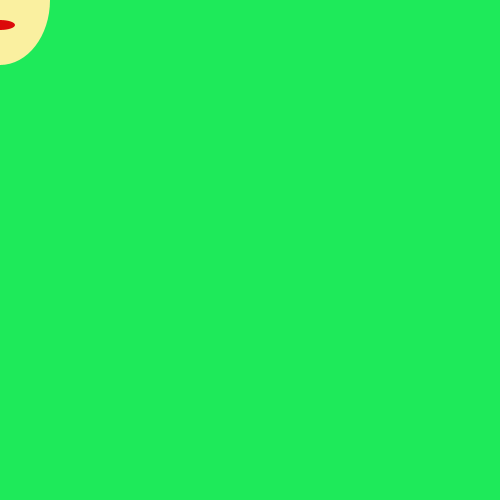
Frame 1 (no input)
Frame 60 (the mouse pressed at the canvas centre just before this capture): identical to frame 1, image omitted
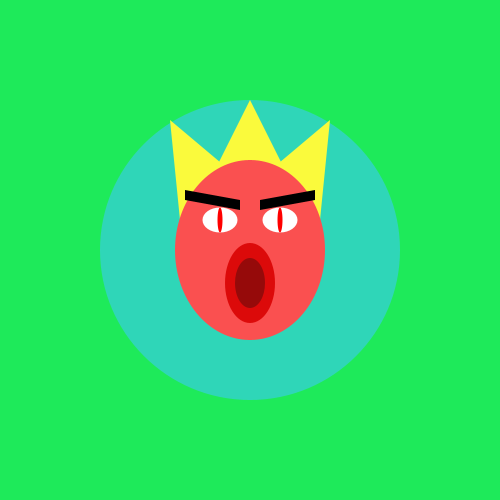
Frame 120 (the mouse held since frame 60 and released just before this capture)

The Processing sketch that drew these frames (run headless with seeded random() and noise(); from frame 60 on, the mouse is pressed at the canvas centre):

// Processing sketch: processing_145058
// ── processing_145058.pde

void setup(){
  size(500,500);
  frameRate(24);
  };
  
void draw(){
  background(30,234,90);
 
  
  //hair O
  fill(0);
  triangle(mouseX,mouseY-90,mouseX+40,mouseY-30,mouseX-40,mouseY-30);
  triangle(mouseX+30,mouseY-80,mouseX+45,mouseY-30,mouseX-15,mouseY-30);
  triangle(mouseX-30,mouseY-80,mouseX-45,mouseY-30,mouseX+15,mouseY-30);
  
  //faceO
  fill(250,240,160);
  noStroke();
  ellipse(mouseX,mouseY,100,130);
  
  //lefteyeO
  fill(0);
  ellipse(mouseX-18,mouseY-15,10,10);
  //righteyeO
  fill(0);
  ellipse(mouseX+18,mouseY-15,10,10);
  
  //eyebrushO
  fill(0);
  rect(mouseX-28,mouseY-22,18,3);
  
    //eyebrushO
  fill(0);
  rect(mouseX+10,mouseY-22,18,3);
  
  
    if(mousePressed == false){
    //mouthO
    fill(220,10,10);
    ellipse(mouseX,mouseY+25,30,10);
    }
    
    else{
      
         //halo 
    fill(60,200,250,150);
    
    float x1 = map(mouseX,0,width,200,400);
    float x2 = map(mouseX,0,width,20,480);
    float y1 = map(mouseY,0,width,20,480);
  
    ellipse(x2,y1,x1,x1);
      
      //hair A
    fill(250,250,60);
    triangle(mouseX,mouseY-150,mouseX+60,mouseY-30,mouseX-60,mouseY-30);
    triangle(mouseX+80,mouseY-130,mouseX+70,mouseY-30,mouseX-15,mouseY-50);
    triangle(mouseX-80,mouseY-130,mouseX-70,mouseY-30,mouseX+15,mouseY-50);
      //faceA
    fill(250,80,80);
    noStroke();
    ellipse(mouseX,mouseY,150,180);
  
    //lefteyeA
    fill(255);
    ellipse(mouseX-30,mouseY-30,35,25);
    //righteyeA
    fill(255);
    ellipse(mouseX+30,mouseY-30,35,25);
  
    //left Iris A
    fill(255,0,0);
    ellipse(mouseX-30,mouseY-30,5,25);
    //right Iris A
    fill(255,0,0);
    ellipse(mouseX+30,mouseY-30,5,25);
    
    //mouth A
    fill(220,10,10);
    ellipse(mouseX,mouseY+33,50,80);
    
     //mouth inner A
    fill(150,10,10);
    ellipse(mouseX,mouseY+33,30,50);
    
    
    //left eyebrushA
    fill(0);
    //rect(mouseX-60,mouseY-55,50,8);
    quad(mouseX-65,mouseY-60,mouseX-65,mouseY-50,mouseX-10,mouseY-40,mouseX-10,mouseY-50);
   
    //rihgt eyebrushA
    fill(0);
     quad(mouseX+65,mouseY-60,mouseX+65,mouseY-50,mouseX+10,mouseY-40,mouseX+10,mouseY-50);
    };
  
  };
  
